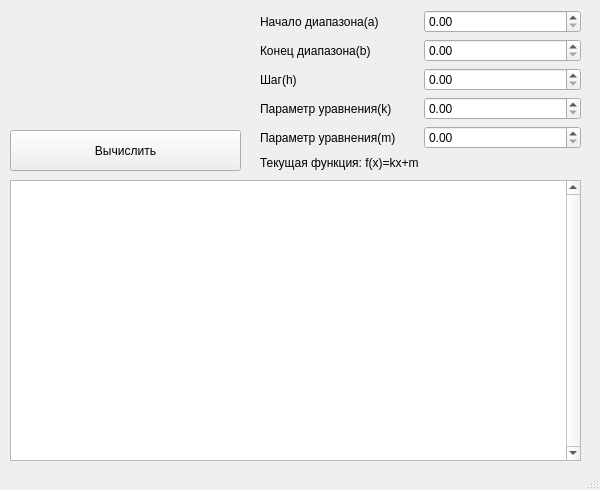
<?xml version="1.0" encoding="UTF-8"?>
<ui version="4.0">
 <class>MainWindow</class>
 <widget class="QMainWindow" name="MainWindow">
  <property name="geometry">
   <rect>
    <x>0</x>
    <y>0</y>
    <width>600</width>
    <height>490</height>
   </rect>
  </property>
  <property name="minimumSize">
   <size>
    <width>600</width>
    <height>490</height>
   </size>
  </property>
  <property name="maximumSize">
   <size>
    <width>600</width>
    <height>490</height>
   </size>
  </property>
  <property name="windowTitle">
   <string>Таблица значений функции в диапазоне</string>
  </property>
  <widget class="QWidget" name="centralwidget">
   <widget class="QPushButton" name="Calculate">
    <property name="geometry">
     <rect>
      <x>10</x>
      <y>130</y>
      <width>231</width>
      <height>41</height>
     </rect>
    </property>
    <property name="text">
     <string>Вычислить</string>
    </property>
   </widget>
   <widget class="QWidget" name="gridLayoutWidget">
    <property name="geometry">
     <rect>
      <x>260</x>
      <y>10</y>
      <width>321</width>
      <height>161</height>
     </rect>
    </property>
    <layout class="QGridLayout" name="gridLayout">
     <item row="5" column="0" colspan="2">
      <widget class="QLabel" name="label_5">
       <property name="text">
        <string>Текущая функция: f(x)=kx+m</string>
       </property>
      </widget>
     </item>
     <item row="1" column="0">
      <widget class="QLabel" name="label_2">
       <property name="text">
        <string>Конец диапазона(b)</string>
       </property>
      </widget>
     </item>
     <item row="4" column="0">
      <widget class="QLabel" name="label_6">
       <property name="text">
        <string>Параметр уравнения(m)</string>
       </property>
      </widget>
     </item>
     <item row="0" column="0">
      <widget class="QLabel" name="label">
       <property name="text">
        <string>Начало диапазона(a)</string>
       </property>
      </widget>
     </item>
     <item row="3" column="0">
      <widget class="QLabel" name="label_4">
       <property name="text">
        <string>Параметр уравнения(k)</string>
       </property>
      </widget>
     </item>
     <item row="2" column="0">
      <widget class="QLabel" name="label_3">
       <property name="text">
        <string>Шаг(h)</string>
       </property>
      </widget>
     </item>
     <item row="0" column="1">
      <widget class="QDoubleSpinBox" name="SpinBoxA"/>
     </item>
     <item row="1" column="1">
      <widget class="QDoubleSpinBox" name="SpinBoxB"/>
     </item>
     <item row="2" column="1">
      <widget class="QDoubleSpinBox" name="SpinBoxH"/>
     </item>
     <item row="3" column="1">
      <widget class="QDoubleSpinBox" name="SpinBoxK"/>
     </item>
     <item row="4" column="1">
      <widget class="QDoubleSpinBox" name="SpinBoxM"/>
     </item>
    </layout>
   </widget>
   <widget class="QTableWidget" name="tableWidget">
    <property name="geometry">
     <rect>
      <x>10</x>
      <y>180</y>
      <width>571</width>
      <height>281</height>
     </rect>
    </property>
    <property name="verticalScrollBarPolicy">
     <enum>Qt::ScrollBarAlwaysOn</enum>
    </property>
   </widget>
   <widget class="QWidget" name="gridLayoutWidget_2">
    <property name="geometry">
     <rect>
      <x>10</x>
      <y>10</y>
      <width>231</width>
      <height>111</height>
     </rect>
    </property>
    <layout class="QGridLayout" name="gridLayout_2">
     <item row="0" column="0">
      <widget class="QLabel" name="label_7">
       <property name="minimumSize">
        <size>
         <width>200</width>
         <height>50</height>
        </size>
       </property>
       <property name="autoFillBackground">
        <bool>true</bool>
       </property>
       <property name="text">
        <string/>
       </property>
       <property name="pixmap">
        <pixmap>FunctionPic.jpg</pixmap>
       </property>
       <property name="scaledContents">
        <bool>true</bool>
       </property>
       <property name="alignment">
        <set>Qt::AlignCenter</set>
       </property>
      </widget>
     </item>
    </layout>
   </widget>
  </widget>
  <widget class="QStatusBar" name="statusbar"/>
 </widget>
 <resources/>
 <connections/>
</ui>
